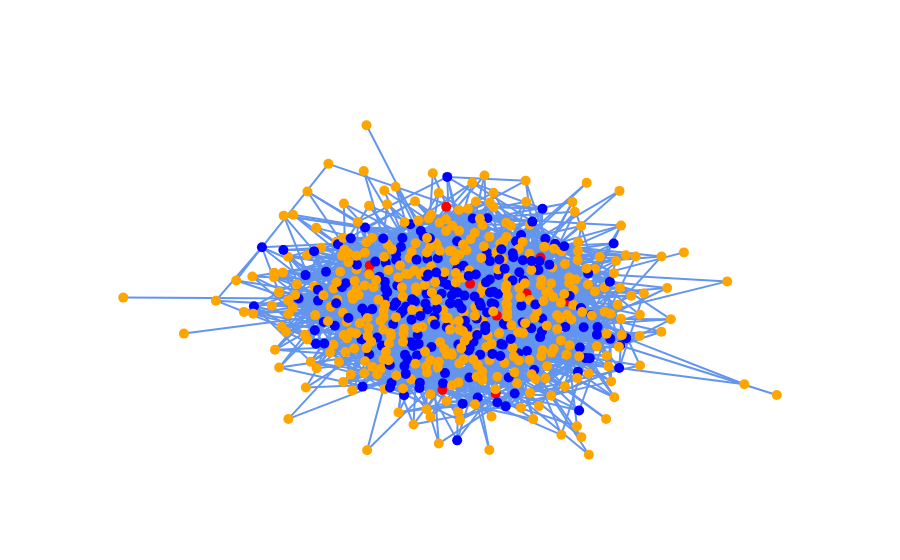

This figure's notebook cell:
### Markdown cell above
In the diagram below, houses are represented by an orange node and offices with a blue node. Each connection is the connection between a house and an office due to an individual moving between them. Red nodes and connections indicate infected individuals.

### Code cell
graph_network(households, offices, infected_people, unique_locations, N, N_Households, N_offices)
